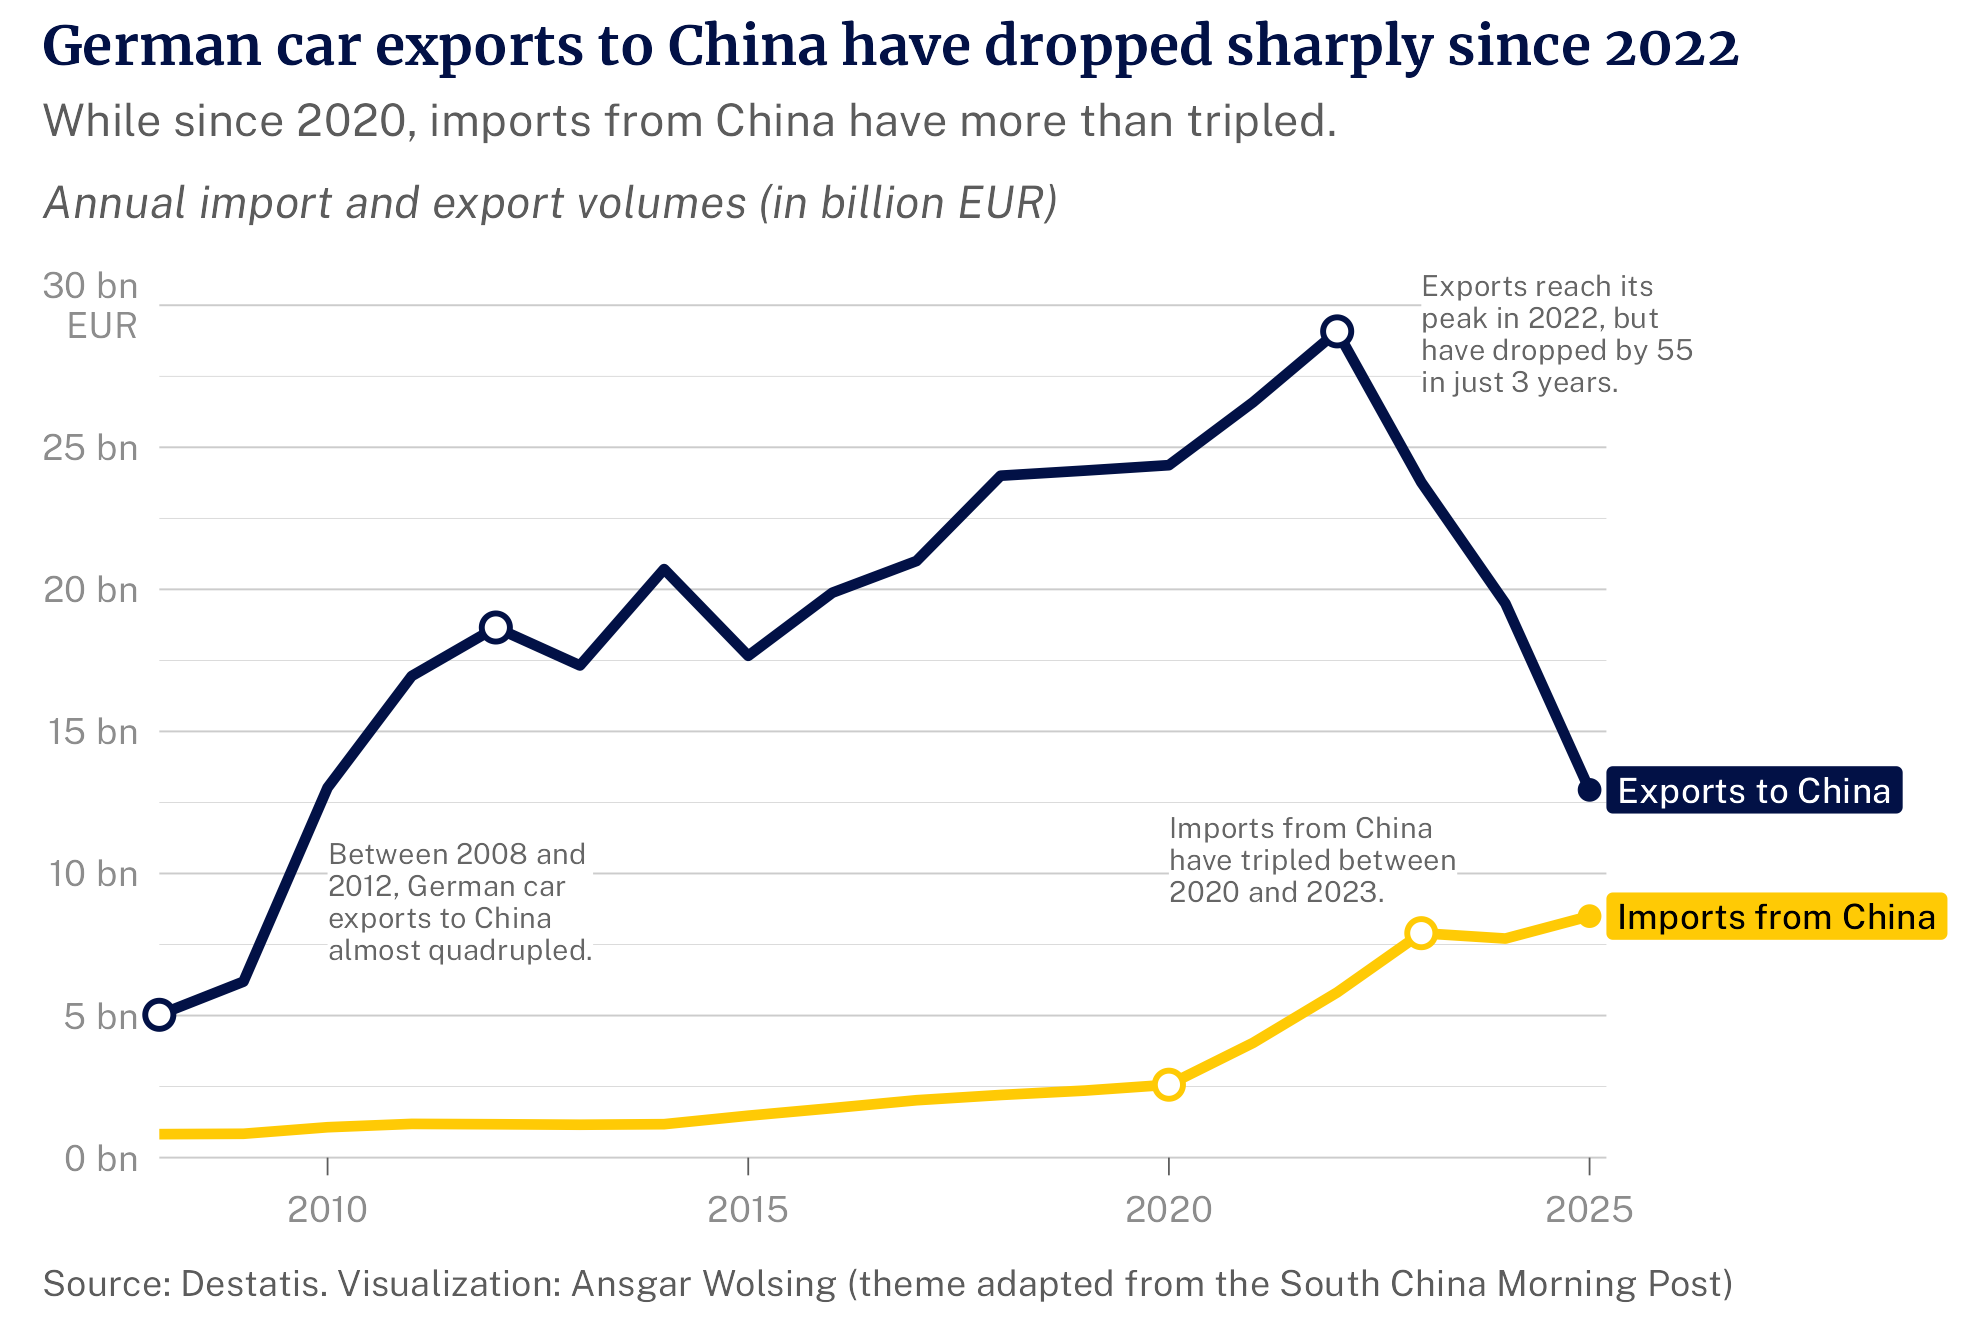

R code for this plot:
library(tidyverse)
library(ggtext)
library(here)

#' Source: Destatis
#' https://www-genesis.destatis.de/datenbank/online/url/dd31ba18
#' Inspiration: https://cdn3.i-scmp.com/sites/default/files/images/methode/2018/04/11/8cfb9394-0736-11e8-82e3-6b95ccc67ee3_image_hires_232400.jpg

df <- read_csv2(here("2026", "24", "51000-0007_de_flat.csv"), na = "-")

df_prep <- df |> 
  select(
    year = time, country = `2_variable_attribute_label`,
    value, import_export = value_variable_label) |> 
  mutate(import_export = ifelse(import_export == "Einfuhr: Wert", "Import", "Export")) |> 
  arrange(year, country)

df_annual_totals <- df_prep |> 
  summarize(value = sum(value, na.rm = TRUE), .by = c(year, import_export)) 

df_annual_china <- df_prep |> 
  filter(country == "China") |> 
  inner_join(
    df_annual_totals, by = join_by(year, import_export),
  suffix = c(".china", ".total")) |> 
  mutate(share = value.china / value.total)

# Which rank?
df_prep |> 
  filter((year == min(year) | year == max(year)) & import_export == "Import") |> 
  mutate(rank = rank(-value), .by = year) |> 
  filter(country == "China")

df_prep |> 
  filter((year == 2022| year == max(year)) & import_export == "Export") |> 
  mutate(rank = rank(-value), .by = year) |> 
  filter(country == "China")

color_pal <- c("#021146", "#FFCA05")
y_axis_breaks <- seq(0, 3e7, 5e6)
y_axis_labels <- scales::number(y_axis_breaks, suffix = " bn", scale = 1e-6) # data is in thousands --> billion
y_axis_labels[length(y_axis_labels)] <- paste0(y_axis_labels[length(y_axis_labels)], "\nEUR")

# Annotations
df_annotations <- tibble(
  x = c(2010, 2023, 2020),
  y = c(9e6, 29e6, 10.5e6),
  label = c(
    "Between 2008 and 2012, German car exports to China almost quadrupled.",
    "Exports reach its peak in 2022, but have dropped by 55 in just 3 years.",
    "Imports from China have tripled between 2020 and 2023."  
  )
)

df_annual_china |> 
  ggplot(aes(year, value.china, col = import_export)) +
  geom_line(
    linewidth = 1.2) +
  geom_label(
    data = ~filter(., year == max(year), import_export == "Import"),
    aes(
      label = ifelse(import_export == "Import", "Imports from China", "Exports to China"),
      fill = import_export),
    family = "Public Sans Medium", size = 3,
    color = "black", linewidth = 0, hjust = 0, nudge_x = 0.2
  ) +
  geom_label(
    data = ~filter(., year == max(year), import_export == "Export"),
    aes(
      label = ifelse(import_export == "Import", "Imports from China", "Exports to China"),
      fill = import_export),
    family = "Public Sans Medium", size = 3,
    color = "white", linewidth = 0, hjust = 0, nudge_x = 0.2
  ) +
  geom_point(
    data = ~filter(., year == max(year)),
    size = 2
  ) +
  geom_point(
    data = ~filter(., 
      year %in% c(2008, 2012, 2022) & import_export == "Export" |
      year %in% c(2020, 2023) & import_export == "Import"
    ),
    shape = 21, fill = "white", stroke = 1, size = 2.5
  ) +
  # Annotations
  geom_label(
    data = df_annotations,
    aes(x, y, label = str_wrap(label, 20)),
    inherit.aes = FALSE,
    family = "Public Sans", size = 2.5, col = "grey40",
    fill = "white", linewidth = 0, hjust = 0, 
    lineheight = 0.9, label.padding = unit(0, "mm")
  ) +
  scale_x_continuous(expand = c(0, 0)) +
  scale_y_continuous(
    breaks = y_axis_breaks,
    labels = y_axis_labels,
    expand = expansion(mult = c(0, 0.1))
  ) +
  scale_color_manual(values = color_pal, aesthetics = c("fill", "color")) +
  coord_cartesian(ylim = c(0, NA), clip = "off") +
  guides(color = "none", fill = "none") +
  labs(
    title = "German car exports to China have dropped sharply since 2022",
    subtitle = "While since 2020, imports from China have more than tripled.
    <br><br>
    <i>Annual import and export volumes (in billion EUR)</i>",
    caption = "Source: Destatis.
    Visualization: Ansgar Wolsing (theme adapted from the South China Morning Post)"
  ) +
  theme_minimal(base_family = "Public Sans", paper = "white", ink = "grey36") +
  theme(
    plot.title = element_text(family = "Merriweather Bold", color = color_pal[1]),
    plot.title.position = "plot",
    plot.subtitle = element_markdown(),
    plot.caption = element_markdown(
      hjust = 0, margin = margin(t = 10)),
    plot.caption.position = "plot",
    axis.title = element_blank(),
    axis.ticks.x = element_line(linewidth = 0.2),
    axis.ticks.length.x = unit(1.5, "mm"),
    plot.margin = margin(t = 6, r = 90, b = 4, l = 10),
    panel.grid = element_line(color = "grey80"),
    panel.grid.major.y = element_line(linewidth = 0.22),
    panel.grid.major.x = element_blank(),
    panel.grid.minor.x = element_blank(),
    panel.grid.minor.y = element_line(linewidth = 0.08)
  )
ggsave(here("2026", "24", "24-scmp.png"), width = 6, height = 4, scale = 1.1)
